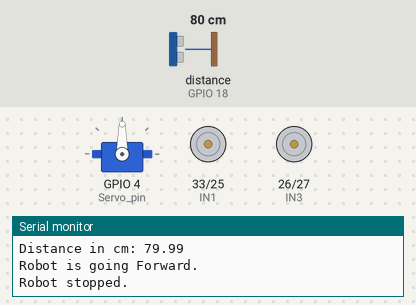
A sketch run on a simulated ESP32. Shown: servo, motor-driver pin pairs drawn as motors (green arrow = first pin HIGH = forward, orange = second pin HIGH = backward, longer = more drive, scaled by the enable pin), the last lines printed to the serial monitor. Wiring (inferred from the names in the program): ultrasonic range finder: trigger GPIO 19; echo GPIO 18. The test bench sets the inputs (shaded band); at power-on: distance to the obstacle (sensor on GPIO 18) 80 cm. The echo pulse lasts 58.3 µs per cm.

Above: at 1.2 s.
1.3 s: distance to the obstacle (sensor on GPIO 18) set to 2 cm
At 3.6 s:
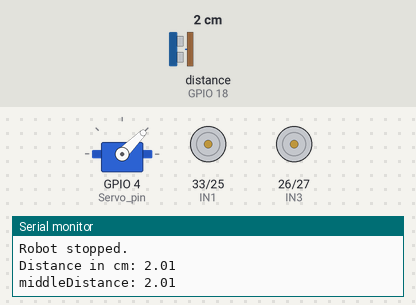
At 5.1 s:
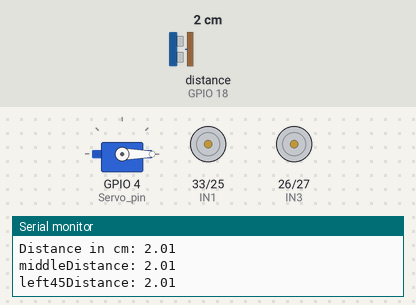
5.6 s: distance to the obstacle (sensor on GPIO 18) set to 4 cm
At 8.0 s:
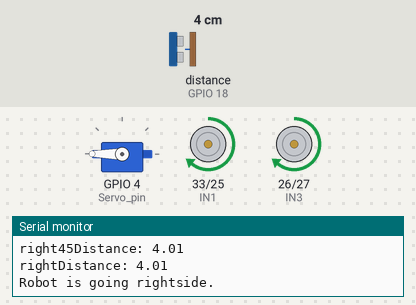
Timing chart, 0 to 9.5 s (numbered marks = the images above; inputs shaded):
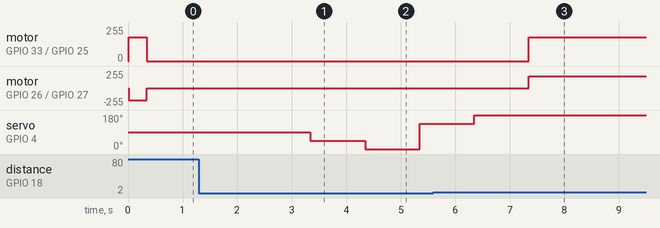

Measured:
- the behaviour switches between 2 and 3 cm on distance to the obstacle (sensor on GPIO 18) (found by bisection; images 2 and 3)
- after the input at 1.3 s, motor on GPIO 33 (IN1) / GPIO 25 (IN2), motor on GPIO 26 (IN3) / GPIO 27 (IN4): stops changing and stays stopped; servo on GPIO 4 (Servo_pin): 90° → 45° after 2.0 s, → 0° 1.0 s later, → 135° 1.0 s later
- after the input at 5.6 s, motor on GPIO 33 (IN1) / GPIO 25 (IN2), motor on GPIO 26 (IN3) / GPIO 27 (IN4): stopped → forward 180/255 after 1.7 s; servo on GPIO 4 (Servo_pin): goes on until 6.3 s, then stays 180°

The sketch:

Automatic_Avoidance_ver1.ino
```cpp
// Logic:
/*
1. Readings taken from ultrasonic sensor and hence obstacle is detected
2. Then find the dirction where obstacle is not present using servo motor
3. Turn in that direction and move
4. above three steps continue.
*/

/*
TODO:
1. send obstacle_distance values to thingspeak.
2.

TO TEST:
2. Turning by angle 45 degrees.
3. avoid_obstacle function
*/

#include <ESP32Servo.h>
Servo myservo; // object used to control servo motor
#define Servo_pin 4

// Trigger and echo of ultrasonic sensors
#define TRIG 19
#define ECHO 18
// Pins of L298N motor Driver enable and input pins.
#define ENA 12
#define ENB 13
#define IN1 33  // 1 for motor A
#define IN2 25  // 2 for motor A
#define IN3 26  // 1 for motor B
#define IN4 27  // 2 for motor B


// variables to find positions of obstacles in that direction.
float carspeed = 180;
float speed_of_sound = 34300;
float middleDistance = 0;
float leftDistance = 0;
float rightDistance = 0;
float left45Distance = 0;
float right45Distance = 0;
float Distance=0;
float minDistance = 20;
float obstacle_distance = 0;  // stores the distance of obstacle in the new direction of motion to give time argument to motion functions
unsigned long startTime; // useful to measure the time car need to travel.

// function to measure distance using ultrasonic sensor
float Distance_measure();
int is_obstacle_present();
void forward(float delay_sec);
void backward(float delay_sec);
void rightside(float delay_sec);
void leftside(float delay_sec);
void stop();
int max_dist_angle();
void avoid_obstacle();

void setup() {
  myservo.attach(Servo_pin);
  Serial.begin(9600);
  pinMode(TRIG,OUTPUT);
  pinMode(ECHO,INPUT);
  pinMode(IN1, OUTPUT);
  pinMode(IN2, OUTPUT);
  pinMode(IN3, OUTPUT);
  pinMode(IN4, OUTPUT);
  pinMode(ENA, OUTPUT);
  pinMode(ENB, OUTPUT);
  stop();
  startTime=millis();
  // inital position of servo motor is in middle position. So...
  myservo.write(90);
}

void loop() {
  // find obstacle
  // find obstacle free path
  myservo.write(90);
  int obstacle = is_obstacle_present();
  if (!obstacle) {
    // obstacle is not present.
    Distance = Distance_measure();
    Serial.print("Distance in cm: ");
    Serial.println(Distance);
    float move_time = (Distance-minDistance)/carspeed;
    forward(move_time);
  } else {
    Distance = Distance_measure();
    avoid_obstacle();
  }
  delay(1000);
}
// measures Distance using ultrasonic sensor
float Distance_measure() {
  float duration, distance; // duration is time in micro sec and distance is distance in cm
  digitalWrite(TRIG, LOW);
  delayMicroseconds(10);
  digitalWrite(TRIG,HIGH);
  delayMicroseconds(10);
  digitalWrite(TRIG,LOW);
  duration = pulseIn(ECHO,HIGH);
  distance = duration*speed_of_sound / (float)2000000; // duration is divided by 2 to get accurate distance
  return (float)distance;
}
// confirmation for obstacle present or not.
int is_obstacle_present() {
  float distance = Distance_measure();
  Serial.print("Distance in cm: ");
  Serial.println(distance);
  if (distance <= minDistance) {
    return 1;
  } else {
    return 0;
  }
}
// functions for movement of car using L298N

// moves the car forward
void forward(float delay_sec) {
  startTime=millis();
  while (millis()-startTime < delay_sec*1000) {
    analogWrite(ENA, carspeed);
    analogWrite(ENB, carspeed);
    digitalWrite(IN1, HIGH);
    digitalWrite(IN2, LOW);
    digitalWrite(IN3, LOW);
    digitalWrite(IN4, HIGH);
  }
  Serial.println("Robot is going Forward.\n");
  stop();
  delay(1000);
}
// moves the car backward
void backward(float delay_sec) {
  startTime=millis();
  while (millis()-startTime < delay_sec*1000) {
    analogWrite(ENA, carspeed);
    analogWrite(ENB, carspeed);
    digitalWrite(IN1, LOW);
    digitalWrite(IN2, HIGH);
    digitalWrite(IN3, HIGH);
    digitalWrite(IN4, LOW);
    delay(1000);
  }
  Serial.println("Robot is going backward.\n");
  stop();
}
// moves the car rightward
void rightside(float delay_sec) {
  startTime=millis();
  while (millis()-startTime < delay_sec*1000) {
    analogWrite(ENA, carspeed);
    analogWrite(ENB, carspeed);
    digitalWrite(IN1, HIGH);
    digitalWrite(IN2, LOW);
    digitalWrite(IN3, HIGH);
    digitalWrite(IN4, LOW);
    Serial.println("Robot is going rightside.\n");
    delay(1000);
  }
  stop();
}
// moves the car leftward
void leftside(float delay_sec) {
  startTime=millis();
  while (millis()-startTime < delay_sec*1000) {
    analogWrite(ENA, carspeed);
    analogWrite(ENB, carspeed);
    digitalWrite(IN1, LOW);
    digitalWrite(IN2, HIGH);
    digitalWrite(IN3, LOW);
    digitalWrite(IN4, HIGH);
    delay(1000);
  }
  Serial.println("Robot is going leftside.\n");
  stop();
}
// stops the car
void stop() {
  analogWrite(ENA, 0);
  analogWrite(ENB, 0);
  digitalWrite(IN1, LOW);
  digitalWrite(IN2, LOW);
  digitalWrite(IN3, LOW);
  digitalWrite(IN4, LOW);
  Serial.println("Robot stopped.");
}
// function to find direction where obstacle is not present
int max_dist_angle() {
  // returns the angle where the there is no obstacle.
  myservo.write(90);
  delay(1000);
  middleDistance = Distance_measure();
  Serial.print("middleDistance: ");
  Serial.println(middleDistance);
  myservo.write(45);
  delay(1000);
  left45Distance = Distance_measure();
  Serial.print("left45Distance: ");
  Serial.println(left45Distance);
  myservo.write(0);
  delay(1000);
  leftDistance = Distance_measure();
  Serial.print("leftDistance: ");
  Serial.println(leftDistance);
  myservo.write(135);
  delay(1000);
  right45Distance = Distance_measure();
  Serial.print("right45Distance: ");
  Serial.println(right45Distance);
  myservo.write(180);
  delay(1000);
  rightDistance = Distance_measure();
  Serial.print("rightDistance: ");
  Serial.println(rightDistance);
  int long_middle = (middleDistance>=right45Distance && middleDistance>=rightDistance)
                    && (middleDistance>=left45Distance && middleDistance>=leftDistance);
  int long_left45 = (left45Distance>=right45Distance && left45Distance>=rightDistance)
                    && (left45Distance>=middleDistance && left45Distance>=leftDistance);
  int long_right45 =(right45Distance>=middleDistance && right45Distance>=rightDistance)
                    && (right45Distance>=left45Distance && right45Distance>=leftDistance);
  int long_left = (leftDistance>=right45Distance && leftDistance>=rightDistance)
                    && (leftDistance>=left45Distance && leftDistance>=middleDistance);
  int long_right = (rightDistance>=right45Distance && rightDistance>=middleDistance)
                    && (rightDistance>=left45Distance && rightDistance>=leftDistance);
  if(long_middle) {
    obstacle_distance = middleDistance;
    return 90;
  } else if (long_left) {
    obstacle_distance = leftDistance;
    return 0;
  } else if (long_left45) {
    obstacle_distance = left45Distance;
    return 45;
  } else if (long_right) {
    obstacle_distance = rightDistance;
    return 180;
  } else if (long_right45) {
    obstacle_distance = right45Distance;
    return 135;
  }
}
// Finds the obstacle and avoids it.
void avoid_obstacle() {
  int max_angle = max_dist_angle();
  myservo.write(max_angle);
  float move_time = (obstacle_distance-minDistance)/carspeed;
  int turnAngle;
  if (max_angle==90) {
    myservo.write(90);
    forward(move_time);
    stop();
  } else if (max_angle==0) {
    myservo.write(0);
    leftside(90);
    forward(move_time);
    stop();
  } else if (max_angle==45) {
    myservo.write(45);
    leftside(45);
    forward(move_time);
    stop();
  } else if (max_angle==135) {
    myservo.write(135);
    rightside(45);
    forward(move_time);
    stop();
  } else if (max_angle==180) {
    myservo.write(180);
    rightside(90);
    forward(move_time);
    stop();
  }
}
```
